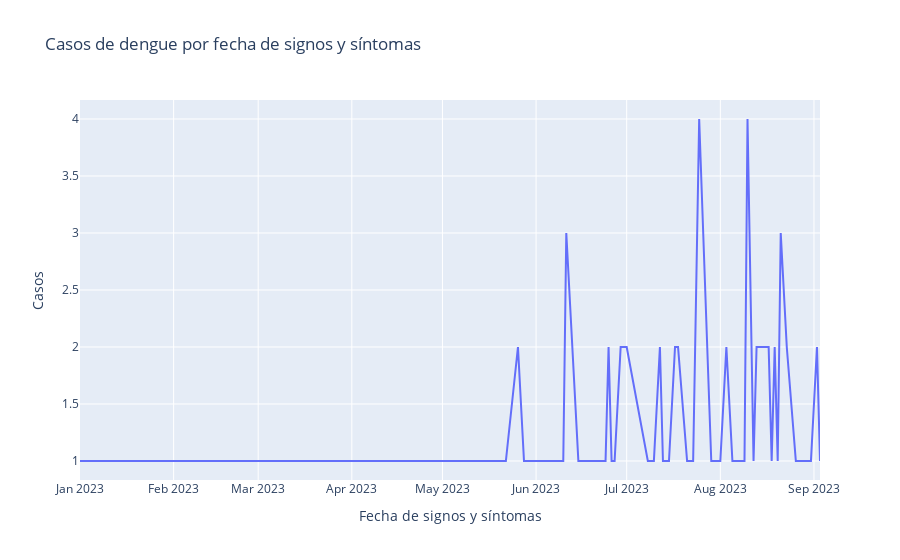

Notebook code for this chart:
### Markdown cell above
Primero exploraremos a nivel nacional los casos de personas con dengue, para tener una vista general de la situación en el 2023. Se observa que los casos empiezan a partir del mes de junio y tiene el pico en agosto y septiembre, lo cual tiene sentido ya que la temporada de lluvia empieza en junio.

### Code cell
# Hacemos un análisis de los datos a través de gráficas 
casos_por_fecha = df.groupby('FECHA_SIGN_SINTOMAS').size().reset_index(name='CASOS')
fig = px.line(casos_por_fecha, x='FECHA_SIGN_SINTOMAS', y='CASOS', title='Casos de dengue por fecha de signos y síntomas')
fig.update_layout(xaxis_title='Fecha de signos y síntomas', yaxis_title='Casos')
fig.show()

### Figure 1 — Plotly figure (JSON) as saved in the notebook; plotly's stock layout.template omitted (floating-point values rounded to 4 significant figures)
{"data": [{"hovertemplate": "FECHA_SIGN_SINTOMAS=%{x}<br>CASOS=%{y}<extra></extra>", "legendgroup": "", "line": {"color": "#636efa", "dash": "solid"}, "marker": {"symbol": "circle"}, "mode": "lines", "name": "", "orientation": "v", "showlegend": false, "type": "scatter", "x": ["2023-01-01T00:00:00", "2023-01-05T00:00:00", "2023-01-18T00:00:00", "2023-03-01T00:00:00", "2023-03-03T00:00:00", "2023-03-11T00:00:00", "2023-03-16T00:00:00", "2023-03-25T00:00:00", "2023-04-11T00:00:00", "2023-04-24T00:00:00", "2023-04-26T00:00:00", "2023-05-13T00:00:00", "2023-05-14T00:00:00", "2023-05-15T00:00:00", "2023-05-22T00:00:00", "2023-05-26T00:00:00", "2023-05-28T00:00:00", "2023-05-29T00:00:00", "2023-06-10T00:00:00", "2023-06-11T00:00:00", "2023-06-15T00:00:00", "2023-06-16T00:00:00", "2023-06-19T00:00:00", "2023-06-24T00:00:00", "2023-06-25T00:00:00", "2023-06-26T00:00:00", "2023-06-27T00:00:00", "2023-06-29T00:00:00", "2023-07-01T00:00:00", "2023-07-08T00:00:00", "2023-07-09T00:00:00", "2023-07-10T00:00:00", "2023-07-12T00:00:00", "2023-07-13T00:00:00", "2023-07-15T00:00:00", "2023-07-17T00:00:00", "2023-07-18T00:00:00", "2023-07-21T00:00:00", "2023-07-22T00:00:00", "2023-07-23T00:00:00", "2023-07-25T00:00:00", "2023-07-29T00:00:00", "2023-07-30T00:00:00", "2023-08-01T00:00:00", "2023-08-03T00:00:00", "2023-08-05T00:00:00", "2023-08-07T00:00:00", "2023-08-09T00:00:00", "2023-08-10T00:00:00", "2023-08-12T00:00:00", "2023-08-13T00:00:00", "2023-08-14T00:00:00", "2023-08-17T00:00:00", "2023-08-18T00:00:00", "2023-08-19T00:00:00", "2023-08-20T00:00:00", "2023-08-21T00:00:00", "2023-08-23T00:00:00", "2023-08-26T00:00:00", "2023-08-29T00:00:00", "2023-08-30T00:00:00", "2023-08-31T00:00:00", "2023-09-02T00:00:00", "2023-09-03T00:00:00"], "xaxis": "x", "y": [1, 1, 1, 1, 1, 1, 1, 1, 1, 1, 1, 1, 1, 1, 1, 2, 1, 1, 1, 3, 1, 1, 1, 1, 2, 1, 1, 2, 2, 1, 1, 1, 2, 1, 1, 2, 2, 1, 1, 1, 4, 1, 1, 1, 2, 1, 1, 1, 4, 1, 2, 2, 2, 1, 2, 1, 3, 2, 1, 1, 1, 1, 2, 1], "yaxis": "y"}], "layout": {"legend": {"tracegroupgap": 0}, "title": {"text": "Casos de dengue por fecha de signos y síntomas"}, "xaxis": {"anchor": "y", "domain": [0, 1], "title": {"text": "Fecha de signos y síntomas"}}, "yaxis": {"anchor": "x", "domain": [0, 1], "title": {"text": "Casos"}}}}
